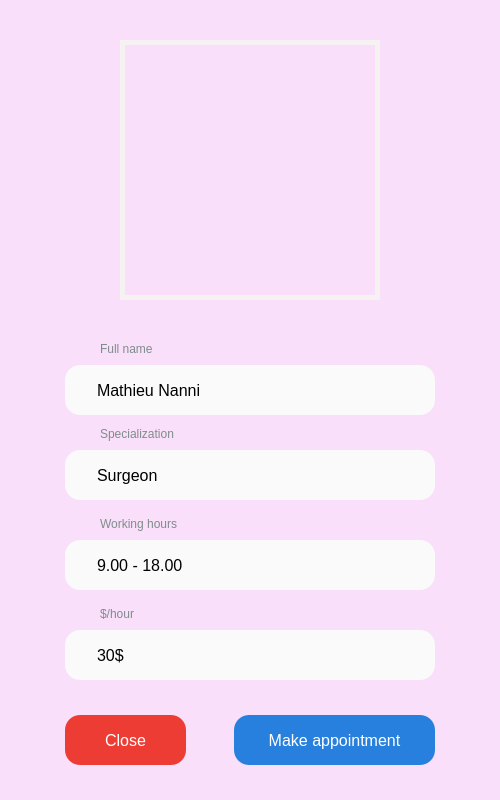
<?xml version="1.0" encoding="UTF-8"?>
<ui version="4.0">
 <class>MainWindow</class>
 <widget class="QMainWindow" name="MainWindow">
  <property name="enabled">
   <bool>true</bool>
  </property>
  <property name="geometry">
   <rect>
    <x>0</x>
    <y>0</y>
    <width>500</width>
    <height>800</height>
   </rect>
  </property>
  <property name="windowTitle">
   <string>MainWindow</string>
  </property>
  <property name="styleSheet">
   <string notr="true">background-color: #F9DFF9;</string>
  </property>
  <widget class="QWidget" name="centralwidget">
   <widget class="QLabel" name="label_1">
    <property name="geometry">
     <rect>
      <x>120</x>
      <y>40</y>
      <width>260</width>
      <height>260</height>
     </rect>
    </property>
    <property name="styleSheet">
     <string notr="true">border: 5px solid #f7f2f2</string>
    </property>
    <property name="text">
     <string/>
    </property>
    <property name="pixmap">
     <pixmap>profile.png</pixmap>
    </property>
   </widget>
   <widget class="QLineEdit" name="lineEdit_1">
    <property name="geometry">
     <rect>
      <x>65</x>
      <y>365</y>
      <width>370</width>
      <height>50</height>
     </rect>
    </property>
    <property name="styleSheet">
     <string notr="true">padding: 15px 30px;
font-size: 16px;
border-radius: 15px;
background: #FAFAFA;
border: none;</string>
    </property>
    <property name="text">
     <string>Mathieu Nanni</string>
    </property>
    <property name="readOnly">
     <bool>true</bool>
    </property>
   </widget>
   <widget class="QLabel" name="label_2">
    <property name="geometry">
     <rect>
      <x>100</x>
      <y>340</y>
      <width>101</width>
      <height>17</height>
     </rect>
    </property>
    <property name="styleSheet">
     <string notr="true">color:#7f8c8d</string>
    </property>
    <property name="text">
     <string>Full name</string>
    </property>
   </widget>
   <widget class="QLabel" name="label_3">
    <property name="geometry">
     <rect>
      <x>100</x>
      <y>425</y>
      <width>101</width>
      <height>17</height>
     </rect>
    </property>
    <property name="styleSheet">
     <string notr="true">color:#7f8c8d</string>
    </property>
    <property name="text">
     <string>Specialization</string>
    </property>
   </widget>
   <widget class="QLineEdit" name="lineEdit_2">
    <property name="geometry">
     <rect>
      <x>65</x>
      <y>450</y>
      <width>370</width>
      <height>50</height>
     </rect>
    </property>
    <property name="styleSheet">
     <string notr="true">padding: 15px 30px;
font-size: 16px;
border-radius: 15px;
background: #FAFAFA;
border: none;</string>
    </property>
    <property name="text">
     <string>Surgeon</string>
    </property>
    <property name="readOnly">
     <bool>true</bool>
    </property>
   </widget>
   <widget class="QLabel" name="label_4">
    <property name="geometry">
     <rect>
      <x>100</x>
      <y>515</y>
      <width>101</width>
      <height>17</height>
     </rect>
    </property>
    <property name="styleSheet">
     <string notr="true">color:#7f8c8d</string>
    </property>
    <property name="text">
     <string>Working hours</string>
    </property>
   </widget>
   <widget class="QLineEdit" name="lineEdit_3">
    <property name="geometry">
     <rect>
      <x>65</x>
      <y>540</y>
      <width>370</width>
      <height>50</height>
     </rect>
    </property>
    <property name="styleSheet">
     <string notr="true">padding: 15px 30px;
font-size: 16px;
border-radius: 15px;
background: #FAFAFA;
border: none;</string>
    </property>
    <property name="text">
     <string>9.00 - 18.00</string>
    </property>
    <property name="readOnly">
     <bool>true</bool>
    </property>
   </widget>
   <widget class="QLabel" name="label_5">
    <property name="geometry">
     <rect>
      <x>100</x>
      <y>605</y>
      <width>101</width>
      <height>17</height>
     </rect>
    </property>
    <property name="styleSheet">
     <string notr="true">color:#7f8c8d</string>
    </property>
    <property name="text">
     <string>$/hour</string>
    </property>
   </widget>
   <widget class="QLineEdit" name="lineEdit_4">
    <property name="geometry">
     <rect>
      <x>65</x>
      <y>630</y>
      <width>370</width>
      <height>50</height>
     </rect>
    </property>
    <property name="styleSheet">
     <string notr="true">padding: 15px 30px;
font-size: 16px;
border-radius: 15px;
background: #FAFAFA;
border: none;</string>
    </property>
    <property name="text">
     <string>30$</string>
    </property>
    <property name="readOnly">
     <bool>true</bool>
    </property>
   </widget>
   <widget class="QPushButton" name="pushButton_2">
    <property name="geometry">
     <rect>
      <x>234</x>
      <y>715</y>
      <width>201</width>
      <height>50</height>
     </rect>
    </property>
    <property name="styleSheet">
     <string notr="true">QPushButton {
  padding: 15px 30px;
  font-size: 16px;
  border-radius: 15px;
  background: #2780DD;
  border: none;
  text-align: center;
  color: #fff;
}

QPushButton:pressed {
  background: #2B5DAA;
}</string>
    </property>
    <property name="text">
     <string>Make appointment</string>
    </property>
   </widget>
   <widget class="QPushButton" name="pushButton_1">
    <property name="geometry">
     <rect>
      <x>65</x>
      <y>715</y>
      <width>121</width>
      <height>50</height>
     </rect>
    </property>
    <property name="styleSheet">
     <string notr="true">QPushButton {
  padding: 15px 30px;
  font-size: 16px;
  border-radius: 15px;
  background: #ED3C34;
  border: none;
  text-align: center;
  color: #fff;
}

QPushButton:pressed {
  background: #AA2823;
}</string>
    </property>
    <property name="text">
     <string>Close</string>
    </property>
   </widget>
  </widget>
 </widget>
 <resources/>
 <connections/>
</ui>
